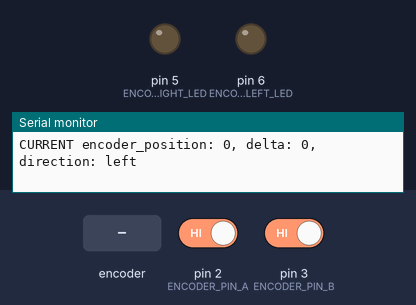
Simulated run of this sketch. Board: Arduino Uno, built with avr-gcc and run on an emulated ATmega328P. On the bench: output pins drawn as LEDs (lit = HIGH), the last lines printed to the serial monitor. The test bench sets the inputs (shaded band); at power-on: pin 2 (ENCODER_PIN_A) HIGH, pin 3 (ENCODER_PIN_B) HIGH.

Above: at 1.2 s.
1.3 s: rotary encoder on pin 2 (ENCODER_PIN_A) / pin 3 (ENCODER_PIN_B) turned 2 steps (second pin leading)
At 2.7 s:
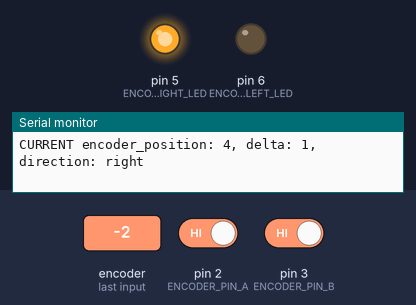
3.2 s: rotary encoder on pin 2 (ENCODER_PIN_A) / pin 3 (ENCODER_PIN_B) turned 1 step (first pin leading)
At 4.4 s:
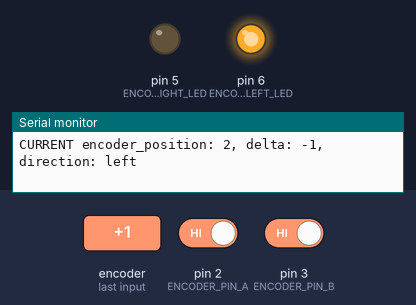
Timing chart, 0 to 6.2 s (numbered marks = the images above; inputs shaded):
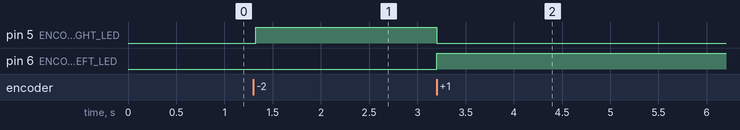

Measured:
- after the input at 1.3 s, pin 5 (ENCODER_RIGHT_LED): LOW → HIGH at once
- after the input at 3.2 s, pin 5 (ENCODER_RIGHT_LED): HIGH → LOW at once; pin 6 (ENCODER_LEFT_LED): LOW → HIGH at once

The sketch:

OnChangeISR.ino
```cpp
/*

  RotaryEncoderMethods/OnChangeISR
  Test rotary-encoder input using change-triggered interrupt and standard digitalRead methods

  This is based on the sample at http://playground.arduino.cc/Main/RotaryEncoders#Example2

  For info and circuit diagrams see https://github.com/tardate/LittleArduinoProjects/tree/main/playground/RotaryEncoderMethods

 */

#define ENCODER_RIGHT_LED 5
#define ENCODER_LEFT_LED 6

#define ENCODER_INTERRUPT_A 0
#define ENCODER_PIN_A 2
#define ENCODER_PIN_B 3

volatile int encoder_position = 0;
volatile int encoder_delta = 0;
int current_encoder_position = 0;
int current_encoder_delta = 0;

void setup() {
  Serial.begin(115200);

  pinMode(ENCODER_LEFT_LED, OUTPUT);
  pinMode(ENCODER_RIGHT_LED, OUTPUT);

  pinMode(ENCODER_PIN_A, INPUT);
  pinMode(ENCODER_PIN_B, INPUT);
  digitalWrite(ENCODER_PIN_A, HIGH);
  digitalWrite(ENCODER_PIN_B, HIGH);

  attachInterrupt(ENCODER_INTERRUPT_A, loadEncoderPositionOnChangePinA, CHANGE);
}

void loop() {
  if(encoderPositionUpdated()) printEncoderInfo();
}

void printEncoderInfo() {
  Serial.print("CURRENT encoder_position: ");
  Serial.print(current_encoder_position);
  Serial.print(", delta: ");
  Serial.print(current_encoder_delta);
  Serial.print(", direction: ");
  if(current_encoder_delta>0) Serial.println("right");
  else Serial.println("left");
}

bool encoderPositionUpdated() {
  static int last_position = -999;

  // disable interrupts while we copy the current encoder state
  uint8_t old_SREG = SREG;
  cli();
  current_encoder_position = encoder_position;
  current_encoder_delta = encoder_delta;
  SREG = old_SREG;

  bool updated = (current_encoder_position != last_position);
  last_position = current_encoder_position;

  return updated;
}

/*
  read the encoder on pin A change interrupt using standard GPIO methods
  * if both pins are the same, assume it is spinning forward.
  * if they're different, assume it's going backward.
 */
void loadEncoderPositionOnChangePinA() {

  if (digitalRead(ENCODER_PIN_A) == digitalRead(ENCODER_PIN_B)) {
    encoder_delta = 1;
    encoder_position++;
    digitalWrite(ENCODER_LEFT_LED, LOW);
    digitalWrite(ENCODER_RIGHT_LED, HIGH);
  } else {
    encoder_delta = -1;
    encoder_position--;
    digitalWrite(ENCODER_LEFT_LED, HIGH);
    digitalWrite(ENCODER_RIGHT_LED, LOW);
  }

}
```
